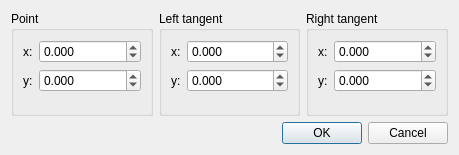
<?xml version="1.0" encoding="UTF-8"?>
<ui version="4.0">
 <class>PointEditDialog</class>
 <widget class="QDialog" name="PointEditDialog">
  <property name="geometry">
   <rect>
    <x>0</x>
    <y>0</y>
    <width>459</width>
    <height>155</height>
   </rect>
  </property>
  <property name="windowTitle">
   <string>Dialog</string>
  </property>
  <layout class="QVBoxLayout" name="verticalLayout">
   <item>
    <layout class="QHBoxLayout" name="horizontalLayout">
     <item>
      <widget class="QGroupBox" name="groupBox">
       <property name="sizePolicy">
        <sizepolicy hsizetype="Preferred" vsizetype="Preferred">
         <horstretch>1</horstretch>
         <verstretch>1</verstretch>
        </sizepolicy>
       </property>
       <property name="title">
        <string>Point</string>
       </property>
       <layout class="QFormLayout" name="formLayout">
        <item row="0" column="0">
         <widget class="QLabel" name="label_2">
          <property name="text">
           <string>x:</string>
          </property>
         </widget>
        </item>
        <item row="0" column="1">
         <widget class="QDoubleSpinBox" name="doubleSpinBoxX">
          <property name="decimals">
           <number>3</number>
          </property>
          <property name="minimum">
           <double>-999.000000000000000</double>
          </property>
          <property name="maximum">
           <double>999.000000000000000</double>
          </property>
         </widget>
        </item>
        <item row="1" column="1">
         <widget class="QDoubleSpinBox" name="doubleSpinBoxY">
          <property name="decimals">
           <number>3</number>
          </property>
          <property name="minimum">
           <double>-999.000000000000000</double>
          </property>
          <property name="maximum">
           <double>999.000000000000000</double>
          </property>
         </widget>
        </item>
        <item row="1" column="0">
         <widget class="QLabel" name="label_3">
          <property name="text">
           <string>y:</string>
          </property>
         </widget>
        </item>
       </layout>
      </widget>
     </item>
     <item>
      <widget class="QGroupBox" name="groupBoxLeft">
       <property name="enabled">
        <bool>true</bool>
       </property>
       <property name="sizePolicy">
        <sizepolicy hsizetype="Preferred" vsizetype="Preferred">
         <horstretch>1</horstretch>
         <verstretch>1</verstretch>
        </sizepolicy>
       </property>
       <property name="title">
        <string>Left tangent</string>
       </property>
       <layout class="QFormLayout" name="formLayout_2">
        <property name="fieldGrowthPolicy">
         <enum>QFormLayout::AllNonFixedFieldsGrow</enum>
        </property>
        <item row="0" column="0">
         <widget class="QLabel" name="label_4">
          <property name="text">
           <string>x:</string>
          </property>
         </widget>
        </item>
        <item row="0" column="1">
         <widget class="QDoubleSpinBox" name="doubleSpinBoxLeftX">
          <property name="decimals">
           <number>3</number>
          </property>
          <property name="minimum">
           <double>-999.000000000000000</double>
          </property>
          <property name="maximum">
           <double>999.000000000000000</double>
          </property>
         </widget>
        </item>
        <item row="1" column="0">
         <widget class="QLabel" name="label_5">
          <property name="text">
           <string>y:</string>
          </property>
         </widget>
        </item>
        <item row="1" column="1">
         <widget class="QDoubleSpinBox" name="doubleSpinBoxLeftY">
          <property name="decimals">
           <number>3</number>
          </property>
          <property name="minimum">
           <double>-999.000000000000000</double>
          </property>
          <property name="maximum">
           <double>999.000000000000000</double>
          </property>
         </widget>
        </item>
       </layout>
      </widget>
     </item>
     <item>
      <widget class="QGroupBox" name="groupBoxRight">
       <property name="enabled">
        <bool>true</bool>
       </property>
       <property name="sizePolicy">
        <sizepolicy hsizetype="Preferred" vsizetype="Preferred">
         <horstretch>1</horstretch>
         <verstretch>1</verstretch>
        </sizepolicy>
       </property>
       <property name="title">
        <string>Right tangent</string>
       </property>
       <layout class="QFormLayout" name="formLayout_3">
        <item row="0" column="0">
         <widget class="QLabel" name="label_6">
          <property name="text">
           <string>x:</string>
          </property>
         </widget>
        </item>
        <item row="0" column="1">
         <widget class="QDoubleSpinBox" name="doubleSpinBoxRightX">
          <property name="decimals">
           <number>3</number>
          </property>
          <property name="minimum">
           <double>-999.000000000000000</double>
          </property>
          <property name="maximum">
           <double>999.000000000000000</double>
          </property>
         </widget>
        </item>
        <item row="1" column="1">
         <widget class="QDoubleSpinBox" name="doubleSpinBoxRightY">
          <property name="decimals">
           <number>3</number>
          </property>
          <property name="minimum">
           <double>-999.000000000000000</double>
          </property>
          <property name="maximum">
           <double>999.000000000000000</double>
          </property>
         </widget>
        </item>
        <item row="1" column="0">
         <widget class="QLabel" name="label_7">
          <property name="text">
           <string>y:</string>
          </property>
         </widget>
        </item>
       </layout>
      </widget>
     </item>
    </layout>
   </item>
   <item>
    <widget class="QDialogButtonBox" name="buttonBox">
     <property name="orientation">
      <enum>Qt::Horizontal</enum>
     </property>
     <property name="standardButtons">
      <set>QDialogButtonBox::Cancel|QDialogButtonBox::Ok</set>
     </property>
    </widget>
   </item>
  </layout>
 </widget>
 <resources/>
 <connections>
  <connection>
   <sender>buttonBox</sender>
   <signal>accepted()</signal>
   <receiver>PointEditDialog</receiver>
   <slot>accept()</slot>
   <hints>
    <hint type="sourcelabel">
     <x>248</x>
     <y>254</y>
    </hint>
    <hint type="destinationlabel">
     <x>157</x>
     <y>274</y>
    </hint>
   </hints>
  </connection>
  <connection>
   <sender>buttonBox</sender>
   <signal>rejected()</signal>
   <receiver>PointEditDialog</receiver>
   <slot>reject()</slot>
   <hints>
    <hint type="sourcelabel">
     <x>316</x>
     <y>260</y>
    </hint>
    <hint type="destinationlabel">
     <x>286</x>
     <y>274</y>
    </hint>
   </hints>
  </connection>
 </connections>
</ui>
